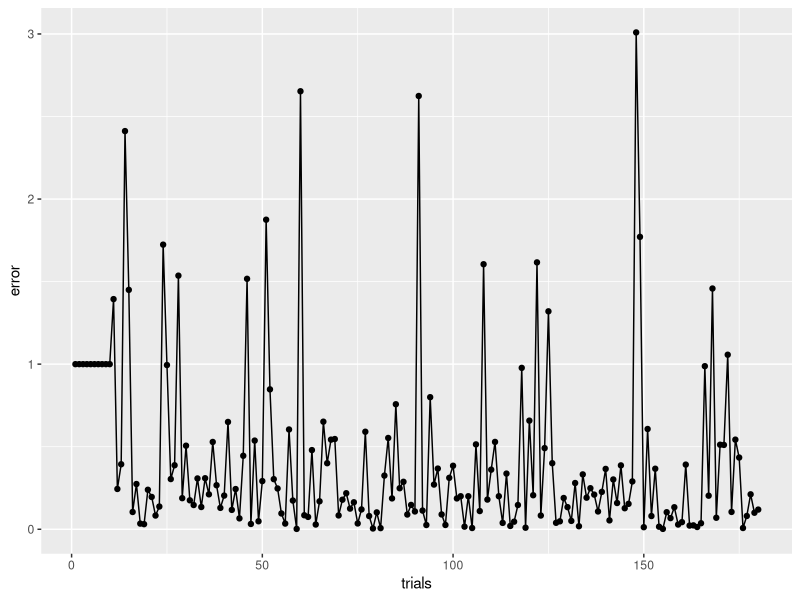
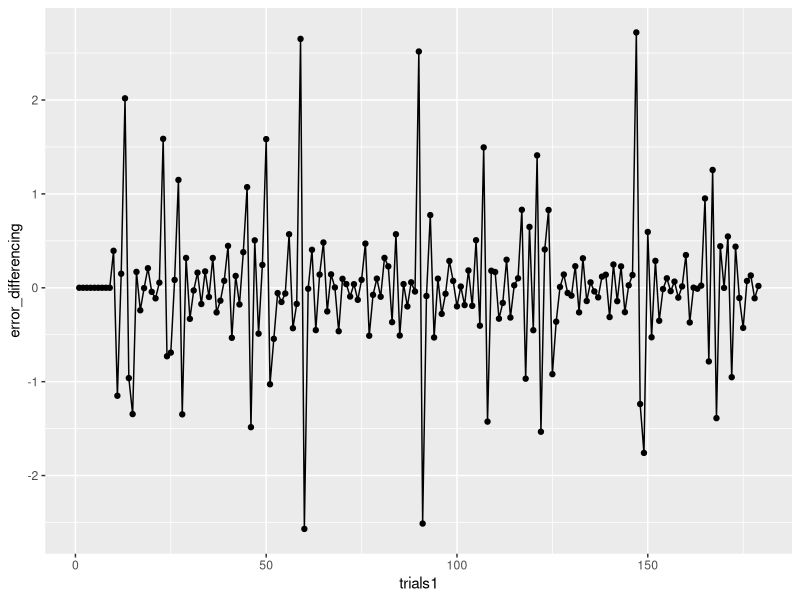
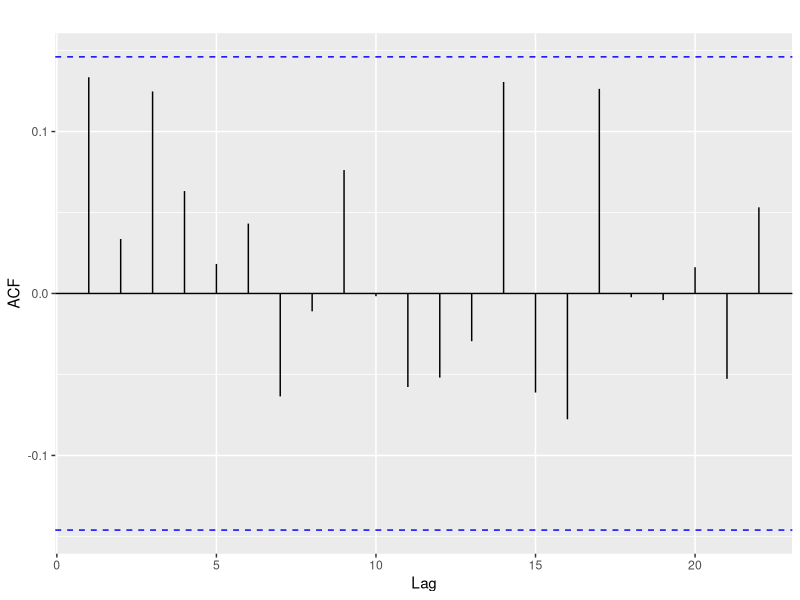
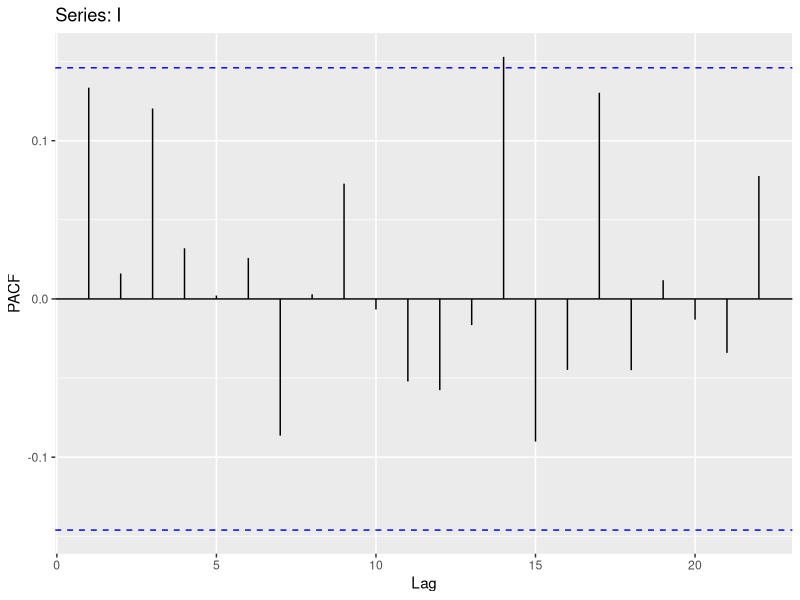
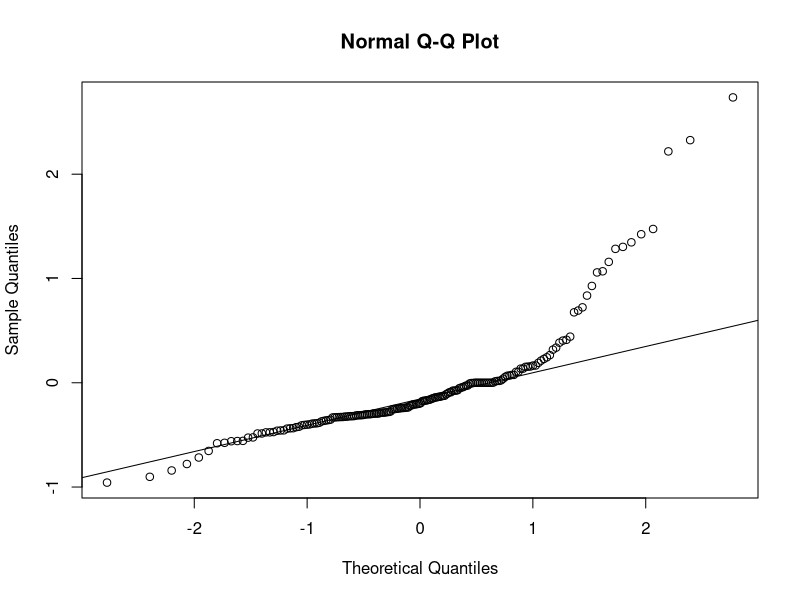

Write the R code that produced these figures, in order.
setwd("F:/Tools/Rworkspace/FYP-data-analysis/Group analysis/TT individual")
library("ggplot2")
library("BayesFactor")
library("tseries")
library("forecast")
data <- read.csv("individual data.csv", header = TRUE)

I <- data$X67060

# ARIMA
# stationarity and differencing
plot.individual <- ggplot() + 
  geom_line(data,mapping = aes(trials, I)) +
  geom_point(data,mapping = aes(trials, I)) +
  labs(y="error") 
plot.individual
ndiffs(I)
dind <- diff(I)
trials1 <- 1:179
ggplot() + 
  geom_line(mapping = aes(trials1, dind)) +
  geom_point(mapping = aes(trials1, dind)) +
  labs(y="error_differencing")
ADF <- adf.test(dind)
ADF

#fitting``
#autocorrelation function
ggAcf(I, main="")
#partical autocorrelation function
ggPacf(I)
fitA <- auto.arima(I,approximation=FALSE)
fitA
accuracy(fitA)
fit2 <- Arima(I,order=c(0,1,0))
fit2

# residual diagnose
qqnorm(fitA$residuals)
qqline(fitA$residuals)
Box.test(fitA$residuals, type="Ljung-Box")
